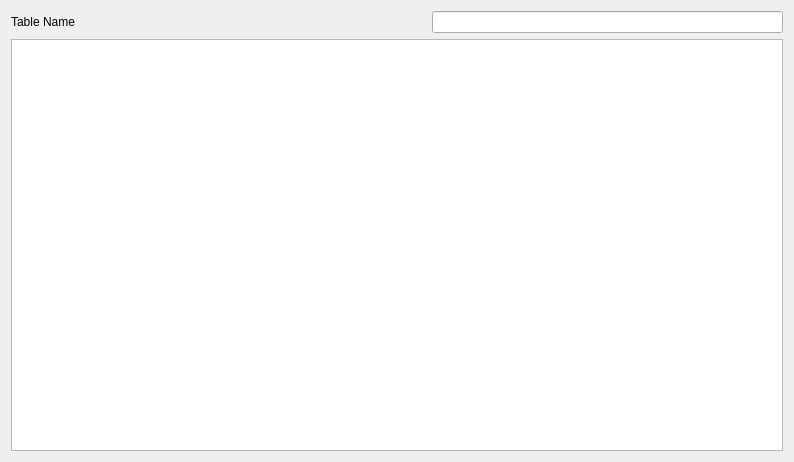
<?xml version="1.0" encoding="UTF-8"?>
<ui version="4.0">
 <class>ctkDICOMTableView</class>
 <widget class="QWidget" name="ctkDICOMTableView">
  <property name="geometry">
   <rect>
    <x>0</x>
    <y>0</y>
    <width>794</width>
    <height>462</height>
   </rect>
  </property>
  <property name="windowTitle">
   <string>Form</string>
  </property>
  <layout class="QVBoxLayout" name="verticalLayout">
   <item>
    <widget class="QWidget" name="headerWidget" native="true">
     <layout class="QHBoxLayout" name="horizontalLayout_2">
      <property name="leftMargin">
       <number>0</number>
      </property>
      <property name="topMargin">
       <number>0</number>
      </property>
      <property name="rightMargin">
       <number>0</number>
      </property>
      <property name="bottomMargin">
       <number>0</number>
      </property>
      <item>
       <widget class="QLabel" name="lblTableName">
        <property name="text">
         <string>Table Name</string>
        </property>
       </widget>
      </item>
      <item>
       <spacer name="horizontalSpacer">
        <property name="orientation">
         <enum>Qt::Horizontal</enum>
        </property>
        <property name="sizeHint" stdset="0">
         <size>
          <width>40</width>
          <height>20</height>
         </size>
        </property>
       </spacer>
      </item>
      <item>
       <widget class="ctkSearchBox" name="leSearchBox">
        <property name="sizePolicy">
         <sizepolicy hsizetype="MinimumExpanding" vsizetype="Fixed">
          <horstretch>0</horstretch>
          <verstretch>0</verstretch>
         </sizepolicy>
        </property>
        <property name="styleSheet">
         <string notr="true"/>
        </property>
        <property name="text">
         <string/>
        </property>
        <property name="placeholderText">
         <string/>
        </property>
       </widget>
      </item>
     </layout>
    </widget>
   </item>
   <item>
    <widget class="QTableView" name="tblDicomDatabaseView">
     <property name="styleSheet">
      <string notr="true">font: 75 10pt &quot;Lucida Grande&quot;;</string>
     </property>
     <property name="alternatingRowColors">
      <bool>true</bool>
     </property>
     <property name="selectionBehavior">
      <enum>QAbstractItemView::SelectRows</enum>
     </property>
     <property name="textElideMode">
      <enum>Qt::ElideMiddle</enum>
     </property>
     <property name="verticalScrollMode">
      <enum>QAbstractItemView::ScrollPerPixel</enum>
     </property>
     <property name="horizontalScrollMode">
      <enum>QAbstractItemView::ScrollPerPixel</enum>
     </property>
     <property name="showGrid">
      <bool>false</bool>
     </property>
     <property name="gridStyle">
      <enum>Qt::SolidLine</enum>
     </property>
     <attribute name="horizontalHeaderStretchLastSection">
      <bool>false</bool>
     </attribute>
     <attribute name="verticalHeaderVisible">
      <bool>false</bool>
     </attribute>
    </widget>
   </item>
  </layout>
 </widget>
 <customwidgets>
  <customwidget>
   <class>ctkSearchBox</class>
   <extends>QLineEdit</extends>
   <header>ctkSearchBox.h</header>
  </customwidget>
 </customwidgets>
 <resources/>
 <connections/>
</ui>
